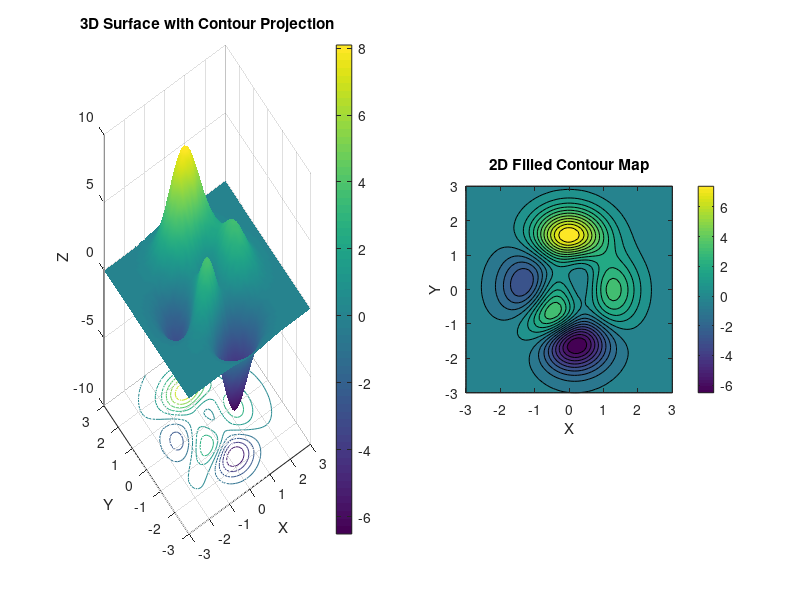

The MATLAB script that drew this image:
%% ========================================================================
%% TEST 2: 3D Shaded Surface & Contour Projection (test02_3d_surfaces.m)
%% ========================================================================
clear; clc; close all;
[X, Y] = meshgrid(linspace(-3, 3, 60));
Z = 3*(1 - X).^2 .* exp(-(X.^2) - (Y + 1).^2) ...
    - 10*(X/5 - X.^3 - Y.^5) .* exp(-X.^2 - Y.^2) ...
    - 1/3 * exp(-(X + 1).^2 - Y.^2);

figure('Name', 'Test 2: 3D Surfaces', 'NumberTitle', 'off');
subplot(1, 2, 1);
surfc(X, Y, Z);
shading interp;
colormap('viridis');
colorbar;
title('3D Surface with Contour Projection');
xlabel('X'); ylabel('Y'); zlabel('Z');
view(-35, 30);

subplot(1, 2, 2);
contourf(X, Y, Z, 20);
colorbar;
title('2D Filled Contour Map');
xlabel('X'); ylabel('Y');
axis square;
